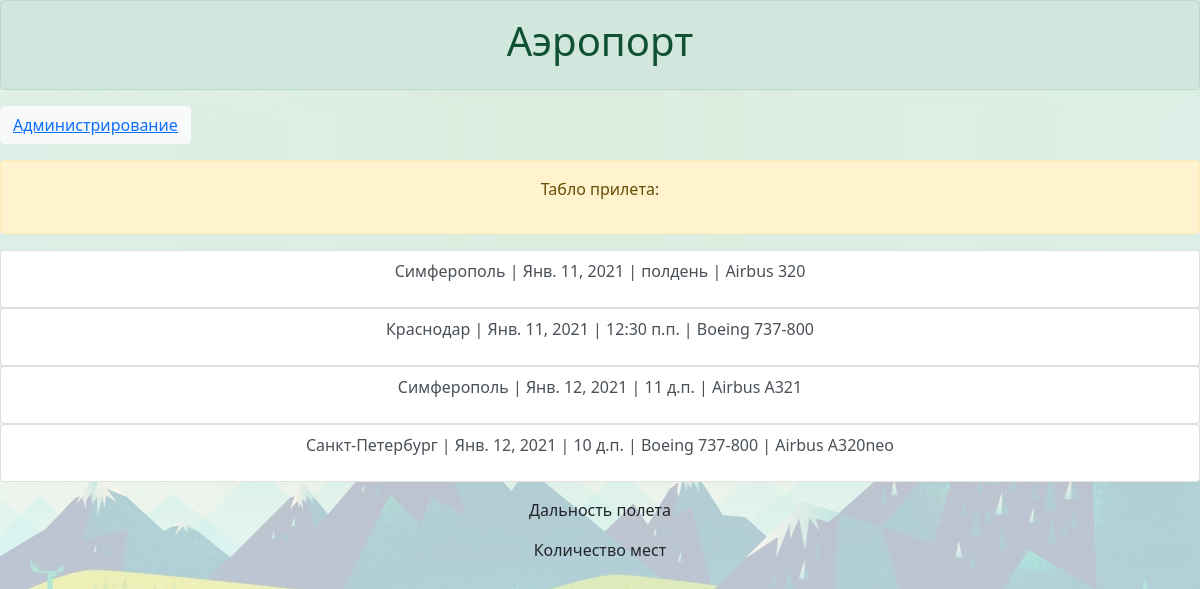
The page / on the database its author committed.
### Airport_app/models.py (models this page shows, shortened)
class Flight(models.Model):
    departure_airport = models.CharField("Аэропорт вылета", max_length=100)
    data = models.DateField("Дата")
    time = models.TimeField("Время")
    status = models.TextField("Статус")
    planes = models.ManyToManyField(Plane, verbose_name="Самолет", related_name="plane_flight")
    draft = models.BooleanField("Черновик", default=False)
    class Meta:
        verbose_name = "Рейс"
        verbose_name_plural = "Рейсы"

class Plane(models.Model):
    name = models.CharField("Модель", max_length=50)
    seats = models.IntegerField("Количество мест",default = 0)
    cruising_speed = models.IntegerField("Крейсерская скорость",default = 0)
    flight_range = models.IntegerField("Дальность полета",default = 0)
    description = models.TextField("Описание")
    class Meta:
        verbose_name = "Самолет"
        verbose_name_plural = "Самолеты"

### Airport_app/views.py (the view)
# urls.py: path("", views.FlightsView.as_view()),
class FlightsView(View):
    def get(self, request):
        flights = Flight.objects.all()
        flight1 = Flight.objects.get(id=1)
        flight2 = Flight.objects.get(id=2)
        flight3 = Flight.objects.get(id=3)
        flight4 = Flight.objects.get(id=4)
        plane1 = Plane.objects.get(id=1)
        plane2 = Plane.objects.get(id=2)
        plane3 = Plane.objects.get(id=3)
        plane4 = Plane.objects.get(id=4)
        return render(request, "flights/master.html", {"master": flights, "flight1": flight1,
        "flight2": flight2,"flight3": flight3,"flight4": flight4,
         "plane1": plane1,"plane2": plane2,"plane3": plane3, "plane4": plane4
        })

### templates/flights/master.html (shortened to what this page needs)
<!DOCTYPE html>
<html lang="en">
<head>
    <link href="https://cdn.jsdelivr.net/npm/bootstrap@5.0.0-beta1/dist/css/bootstrap.min.css" rel="stylesheet">
    <link href="/static/css/c3.min.css" rel="stylesheet">
</head>
<body>
<div class="alert alert-success" role="alert">
  <h1 align="center">Аэропорт</h1>
</div>
<p>
    <button type="button" class="btn btn-light"><a href="/admin">Администрирование</a></button>
    </p>
<div class="alert alert-warning" role="alert">
    <p align="center">Табло прилета:</p>
  </div>
{% for flight in master %}
<div class="list-group">
    <a href="{% url "flight" pk=flight.pk %}" class="list-group-item list-group-item-action">
    <p align="center">
        {{ flight.departure_airport }}
        |
        {{ flight.data }}
        |
        {{ flight.time }}
    {% for  planes in flight.planes.all %}
        | {{ planes.name }}
    {% endfor %}
    </p>
    </a>
</div>
{% endfor %}
<p align="center">Дальность полета</p>
<p align="center">Количество мест</p>
</body>
</html>

### templates/flights/master.html (style rules this page uses)
BODY { background: url(/static/images/Фон2.png); background-size: cover; }

### rows shown on the page
Flight: departure_airport "Симферополь", data "Янв. 11, 2021", time "полдень"
Plane: name "Airbus 320"
Flight: departure_airport "Краснодар", data "Янв. 11, 2021", time "12:30 п.п."
Plane: name "Boeing 737-800"
Flight: departure_airport "Симферополь", data "Янв. 12, 2021", time "11 д.п."
Plane: name "Airbus A321"
Flight: departure_airport "Санкт-Петербург", data "Янв. 12, 2021", time "10 д.п."
Plane: name "Airbus A320neo"
